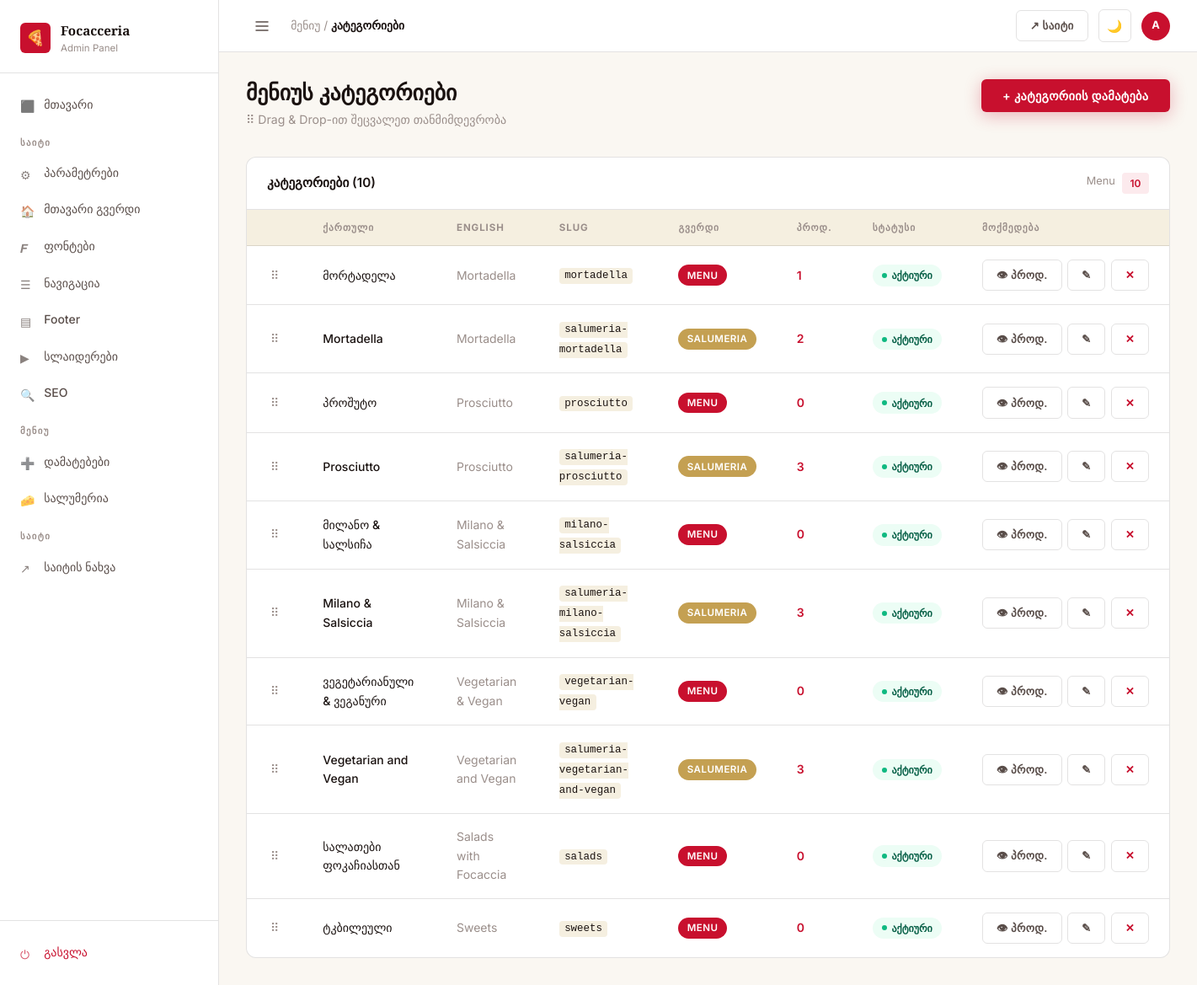
/dashboard/menu/categories/ (signed in), run on the app's committed database.
### menu/models.py (models this page shows, shortened)
class MenuCategory(models.Model):
    PAGE_CHOICES = [
        ('menu', 'Menu'),
        ('salumeria', 'Salumeria'),
    ]
    name_ka = models.CharField(max_length=100)
    name_en = models.CharField(max_length=100)
    slug = models.SlugField(unique=True)
    description_ka = models.TextField(blank=True)
    description_en = models.TextField(blank=True)
    page = models.CharField(max_length=20, choices=PAGE_CHOICES, default='menu')
    order = models.PositiveIntegerField(default=0)
    is_active = models.BooleanField(default=True)
    class Meta:
        ordering = ['order']
        verbose_name_plural = 'Menu Categories'

### dashboard/views.py (the view)
# urls.py: path('menu/categories/', views.menu_categories, name='menu_categories'),
@login_required
def menu_categories(request):
    cats = MenuCategory.objects.all()
    return render(request, 'dashboard/menu_categories.html', {'categories': cats})

### core/models.py (called while the page is built)
    @classmethod
    def get_settings(cls):
        obj, _ = cls.objects.get_or_create(pk=1)
        return obj

    @classmethod
    def get_settings(cls):
        obj, _ = cls.objects.get_or_create(pk=1)
        return obj

### templates/dashboard/menu_categories.html (shortened to what this page needs)
{% extends 'dashboard/base.html' %}
{% block breadcrumb %}მენიუ / <strong>კატეგორიები</strong>{% endblock %}
{% block content %}
<div class="page-header">
  <div>
    <h1 class="page-title">მენიუს კატეგორიები</h1>
    <p class="page-subtitle">⠿ Drag & Drop-ით შეცვალეთ თანმიმდევრობა</p>
  </div>
  <button class="btn btn-primary" data-modal-open="#modal-add-cat">+ კატეგორიის დამატება</button>
</div>
{% if categories %}
<div class="table-card">
  <div class="table-card-header">
    <span class="table-card-title">კატეგორიები ({{ categories|length }})</span>
    <div style="display:flex;gap:.5rem;">
      <span style="font-size:.8rem;color:var(--text-muted);">Menu</span>
      <span style="padding:.2rem .6rem;background:var(--accent-pale);color:var(--accent);border-radius:4px;font-size:.75rem;font-weight:600;">{{ categories|length }}</span>
    </div>
  </div>
  <table class="data-table">
    <thead>
      <tr>
        <th style="width:40px;"></th>
        <th>ქართული</th>
        <th>English</th>
        <th>Slug</th>
        <th>გვერდი</th>
        <th>პროდ.</th>
        <th>სტატუსი</th>
        <th>მოქმედება</th>
      </tr>
    </thead>
    <tbody data-sortable data-reorder-url="{% url 'category_reorder' %}">
      {% for cat in categories %}
      <tr data-id="{{ cat.pk }}">
        <td><span class="drag-handle">⠿</span></td>
        <td style="font-weight:500;">{{ cat.name_ka }}</td>
        <td style="color:var(--text-muted);">{{ cat.name_en }}</td>
        <td><code style="font-size:.78rem;background:var(--bg-surface);padding:.15rem .4rem;border-radius:4px;">{{ cat.slug }}</code></td>
        <td>
          <span class="badge {% if cat.page == 'menu' %}badge-rosso{% else %}badge-oro{% endif %}">
            {{ cat.get_page_display }}
          </span>
        </td>
        <td>
          <a href="{% url 'menu_items_by_category' cat.pk %}" style="font-weight:600;color:var(--accent);">
            {{ cat.items.count }}
          </a>
        </td>
        <td>
          {% if cat.is_active %}<span class="status-pill status-active">აქტიური</span>
          {% else %}<span class="status-pill status-inactive">დამალული</span>{% endif %}
        </td>
        <td>
          <div class="td-actions">
            <a href="{% url 'menu_items_by_category' cat.pk %}" class="btn btn-ghost btn-sm">👁 პროდ.</a>
            <a href="{% url 'category_edit' cat.pk %}" class="btn btn-ghost btn-sm">✎</a>
            <a href="{% url 'category_delete' cat.pk %}" class="btn btn-ghost btn-sm" style="color:var(--accent);"
               data-confirm="კატეგორიის წაშლა? ყველა პროდუქტიც წაიშლება!">✕</a>
          </div>
        </td>
      </tr>
      {% endfor %}
    </tbody>
  </table>
</div>
{% else %}
<div class="empty-state">
  <div class="empty-state-icon">📂</div>
  <h3>კატეგორიები არ არის</h3>
  <p>დაამატეთ პირველი კატეგორია</p>
</div>
{% endif %}
{% endblock %}

### templates/dashboard/base.html (shortened to what this page needs)
<!DOCTYPE html>
<html lang="ka" data-theme="light">
<head>
  {% load static %}
  <link rel="stylesheet" href="{% static 'css/brand.css' %}">
  <link rel="stylesheet" href="{% static 'css/dashboard.css' %}">
</head>
<body>
{% load static %}
<div class="db-layout">
  <aside class="db-sidebar">
    <div class="sidebar-brand">
      <div class="sidebar-brand-logo">🍕</div>
      <div class="sidebar-brand-text">
        <div class="sidebar-brand-name">Focacceria</div>
        <div class="sidebar-brand-sub">Admin Panel</div>
      </div>
    </div>
    <nav class="sidebar-nav">
      <div class="nav-section">
        <a href="{% url 'dashboard_home' %}" class="nav-link {% block nav_home %}{% endblock %}">
          <span class="icon">⬛</span> მთავარი
        </a>
      </div>
      <div class="nav-section">
        <div class="nav-section-label">საიტი</div>
        <a href="{% url 'site_settings' %}" class="nav-link {% block nav_settings %}{% endblock %}">
          <span class="icon">⚙</span> პარამეტრები
        </a>
        <a href="{% url 'homepage_settings' %}" class="nav-link {% block nav_homepage %}{% endblock %}">
          <span class="icon">🏠</span> მთავარი გვერდი
        </a>
        <a href="{% url 'font_settings' %}" class="nav-link {% block nav_fonts %}{% endblock %}">
          <span class="icon">𝑭</span> ფონტები
        </a>
        <a href="{% url 'navigation' %}" class="nav-link {% block nav_navigation %}{% endblock %}">
          <span class="icon">☰</span> ნავიგაცია
        </a>
        <a href="{% url 'footer' %}" class="nav-link {% block nav_footer %}{% endblock %}">
          <span class="icon">▤</span> Footer
        </a>
        <a href="{% url 'sliders' %}" class="nav-link {% block nav_sliders %}{% endblock %}">
          <span class="icon">▶</span> სლაიდერები
        </a>
        <a href="{% url 'seo_settings' %}" class="nav-link {% block nav_seo %}{% endblock %}">
          <span class="icon">🔍</span> SEO
        </a>
      </div>
      <div class="nav-section">
        <div class="nav-section-label">მენიუ</div>
        <a href="{% url 'addons' %}" class="nav-link {% block nav_addons %}{% endblock %}">
          <span class="icon">➕</span> დამატებები
        </a>
        <a href="{% url 'salumeria_dashboard' %}" class="nav-link {% block nav_salumeria %}{% endblock %}">
          <span class="icon">🧀</span> სალუმერია
        </a>
      </div>
      <div class="nav-section">
        <div class="nav-section-label">საიტი</div>
        <a href="/" target="_blank" class="nav-link">
          <span class="icon">↗</span> საიტის ნახვა
        </a>
      </div>
    </nav>
    <div class="sidebar-footer">
      <a href="{% url 'dashboard_logout' %}" class="nav-link" style="color:var(--accent);">
        <span class="icon">⏻</span> გასვლა
      </a>
    </div>
  </aside>
  <div class="db-main">
    <header class="db-topbar">
      <div class="topbar-left">
        <button class="btn btn-ghost btn-icon" data-sidebar-toggle style="border:none;">
          <svg width="18" height="18" viewBox="0 0 18 18" fill="none">
            <path d="M2 4h14M2 9h14M2 14h14" stroke="currentColor" stroke-width="1.5" stroke-linecap="round"/>
          </svg>
        </button>
        <div class="topbar-breadcrumb">
          {% block breadcrumb %}<strong>Dashboard</strong>{% endblock %}
        </div>
      </div>
      <div class="topbar-right">
        <a href="/" target="_blank" class="btn btn-ghost btn-sm">↗ საიტი</a>
        <button class="btn btn-ghost btn-icon" data-theme-toggle title="Toggle theme">
          <span data-theme-icon>🌙</span>
        </button>
        <div class="topbar-avatar" title="{{ request.user.username }}">
          {{ request.user.username|first|upper }}
        </div>
      </div>
    </header>
    <main class="db-content">
      {% block content %}{% endblock %}
    </main>
  </div>
</div>
</body>
</html>

### static/css/brand.css (style rules this page uses)
:root { --rosso: #C8102E; --rosso-dark: #A00C23; --rosso-light: #E8203E; --rosso-pale: #fceaed; --nero: #1A1210; --nero-soft: #2A2220; --charcoal: #3A3230; --crema: #F5EFE0; --crema-dark: #EDE4D0; --crema-light: #FAF7F2; --oro: #C4A052; --oro-dark: #A8843A; --oro-light: #D4B870; --white: #FFFFFF; --off-white: #FDF9F4; --font-serif: 'Playfair Display', 'Georgia', serif; --font-sans: 'Inter', 'Segoe UI', system-ui, sans-serif; --radius-sm: 6px; --radius-md: 12px; --radius-lg: 20px; --radius-xl: 32px; --shadow-sm: 0 1px 3px rgba(0,0,0,.08), 0 1px 2px rgba(0,0,0,.06); --shadow-md: 0 4px 16px rgba(0,0,0,.10), 0 2px 6px rgba(0,0,0,.07); --shadow-lg: 0 12px 40px rgba(0,0,0,.14), 0 4px 12px rgba(0,0,0,.08); --shadow-rosso: 0 4px 20px rgba(200,16,46,.30); --ease: cubic-bezier(.4,0,.2,1); --transition: .2s var(--ease); }
[data-theme="light"], :root { --bg: var(--crema-light); --bg-card: var(--white); --bg-surface: var(--crema); --bg-hover: var(--crema-dark); --border: rgba(26,18,16,.12); --border-strong: rgba(26,18,16,.22); --text-primary: var(--nero); --text-secondary: #5A4E4A; --text-muted: #9A8E8A; --text-inverse: var(--white); --accent: var(--rosso); --accent-hover: var(--rosso-dark); --accent-pale: var(--rosso-pale); }
*, *::before, *::after { box-sizing: border-box; margin: 0; padding: 0; }
html { font-size: 16px; scroll-behavior: smooth; -webkit-font-smoothing: antialiased; }
body { font-family: var(--font-sans); background: var(--bg); color: var(--text-primary); line-height: 1.6; transition: background var(--transition), color var(--transition); }
h1, h2, h3, h4, h5, h6 { font-family: var(--font-serif); line-height: 1.25; color: var(--text-primary); }
h1 { font-size: clamp(2rem, 5vw, 3.5rem); }
p { color: var(--text-secondary); line-height: 1.7; }
a { color: var(--accent); text-decoration: none; transition: color var(--transition); }
.badge { display: inline-block; padding: .2rem .65rem; border-radius: 50px; font-size: .72rem; font-weight: 600; letter-spacing: .04em; text-transform: uppercase; }
.badge-rosso { background: var(--rosso); color: #fff; }
.badge-oro { background: var(--oro); color: #fff; }
.btn { display: inline-flex; align-items: center; gap: .5rem; padding: .7rem 1.6rem; border-radius: var(--radius-sm); font-family: var(--font-sans); font-size: .9rem; font-weight: 600; letter-spacing: .02em; cursor: pointer; border: none; transition: all var(--transition); white-space: nowrap; }
.btn-primary { background: var(--accent); color: #fff; box-shadow: var(--shadow-rosso); }
.btn-ghost { background: transparent; color: var(--text-secondary); border: 1.5px solid var(--border); }
.btn-sm { padding: .45rem 1rem; font-size: .82rem; }
.btn-icon { padding: .6rem; border-radius: var(--radius-sm); }

### data on the page
MenuCategory: name_ka "მორტადელა", name_en "Mortadella", slug "mortadella", page "MENU", items.count "1", is_active "აქტიური"
MenuCategory: name_ka "Mortadella", name_en "Mortadella", slug "salumeria-mortadella", page "SALUMERIA", items.count "2", is_active "აქტიური"
MenuCategory: name_ka "პროშუტო", name_en "Prosciutto", slug "prosciutto", page "MENU", items.count "0", is_active "აქტიური"
MenuCategory: name_ka "Prosciutto", name_en "Prosciutto", slug "salumeria-prosciutto", page "SALUMERIA", items.count "3", is_active "აქტიური"
MenuCategory: name_ka "მილანო & სალსიჩა", name_en "Milano & Salsiccia", slug "milano-salsiccia", page "MENU", items.count "0", is_active "აქტიური"
MenuCategory: name_ka "Milano & Salsiccia", name_en "Milano & Salsiccia", slug "salumeria-milano-salsiccia", page "SALUMERIA", items.count "3", is_active "აქტიური"
MenuCategory: name_ka "ვეგეტარიანული & ვეგანური", name_en "Vegetarian & Vegan", slug "vegetarian-vegan", page "MENU", items.count "0", is_active "აქტიური"
MenuCategory: name_ka "Vegetarian and Vegan", name_en "Vegetarian and Vegan", slug "salumeria-vegetarian-and-vegan", page "SALUMERIA", items.count "3", is_active "აქტიური"
MenuCategory: name_ka "სალათები ფოკაჩიასთან", name_en "Salads with Focaccia", slug "salads", page "MENU", items.count "0", is_active "აქტიური"
MenuCategory: name_ka "ტკბილეული", name_en "Sweets", slug "sweets", page "MENU", items.count "0", is_active "აქტიური"

### other printed values
{{ request.user.username|first|upper }} "A"
{{ categories|length }} "10"
